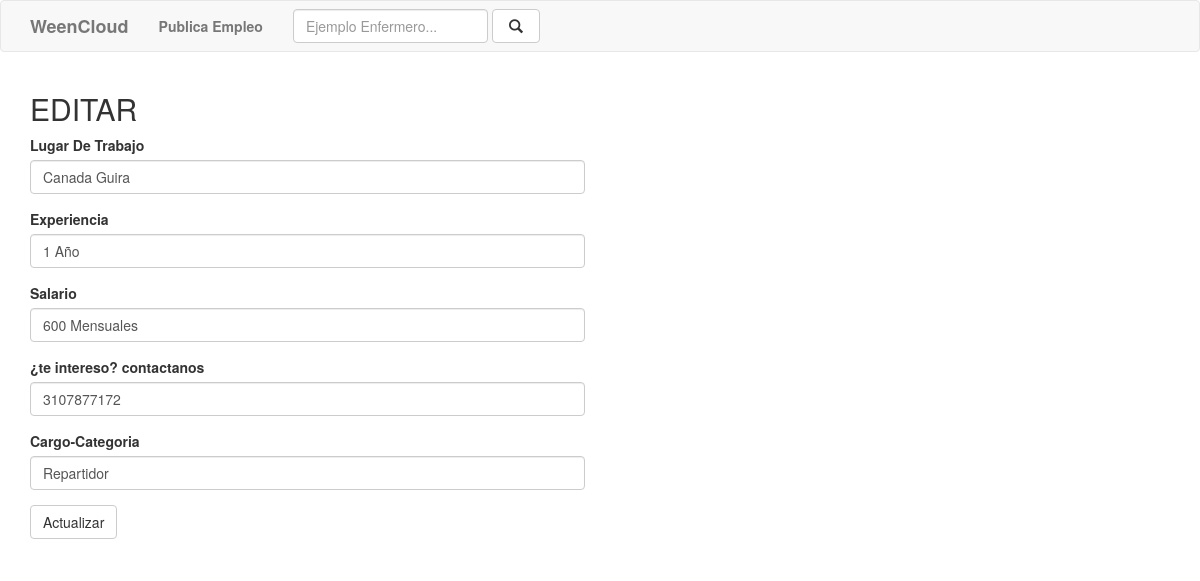
The page /CRUD-2/editar.php?id=40 on the database its author committed.
### tables this page shows
CREATE TABLE `person` (
  `id` int(11) NOT NULL,
  `Lutrabajo` varchar(500) NOT NULL,
  `experiencia` varchar(500) NOT NULL,
  `salario` varchar(100) NOT NULL,
  `contactanos` varchar(500) NOT NULL,
  `Cargo_Categoria` varchar(255) NOT NULL,
  `created_at` varchar(200) NOT NULL
);

### CRUD-2/php/formulario.php (the view, shortened to what this page needs)
<?php
include "conexion.php";
$sql1= "SELECT * FROM person WHERE id = ".$_GET["id"];
$query = $con->query($sql1);
$person = null;
if($query->num_rows>0){
while ($r=$query->fetch_object()){
  $person=$r;
  break;
}
  }
?>
<?php if($person!=null):?>
<form role="form" method="post" action="php/actualizar.php">
  <div class="form-group">
    <label for="Lutrabajo">Lugar De Trabajo</label>
    <input type="text" class="form-control" value="<?php echo $person->Lutrabajo; ?>" name="Lutrabajo" required>
  </div>
  <div class="form-group">
    <label for="experiencia">Experiencia</label>
    <input type="text" class="form-control" value="<?php echo $person->experiencia; ?>" name="Experiencia" required>
  </div>
  <div class="form-group">
    <label for="salario">Salario</label>
    <input type="text" class="form-control" value="<?php echo $person->salario; ?>" name="Salario" required>
  </div>
  <div class="form-group">
    <label for="contactanos">¿te intereso? contactanos</label>
    <input type="text" class="form-control" value="<?php echo $person->contactanos; ?>" name="contactanos" required >
  </div>
  <div class="form-group">
    <label for="Cargo_Categoria">Cargo-Categoria</label>
    <input type="text" class="form-control" value="<?php echo $person->Cargo_Categoria; ?>" name="Cargo_Categoria" required>
  </div>
  <button type="submit" class="btn btn-default">Actualizar</button>
</form>
<?php else:?>
  <p class="alert alert-danger">404 No se encuentra</p>
<?php endif;?>

### rows shown on the page
person: Lutrabajo "Canada Guira", Experiencia "1 Año", Salario "600 Mensuales", contactanos "3107877172", Cargo_Categoria "Repartidor"
